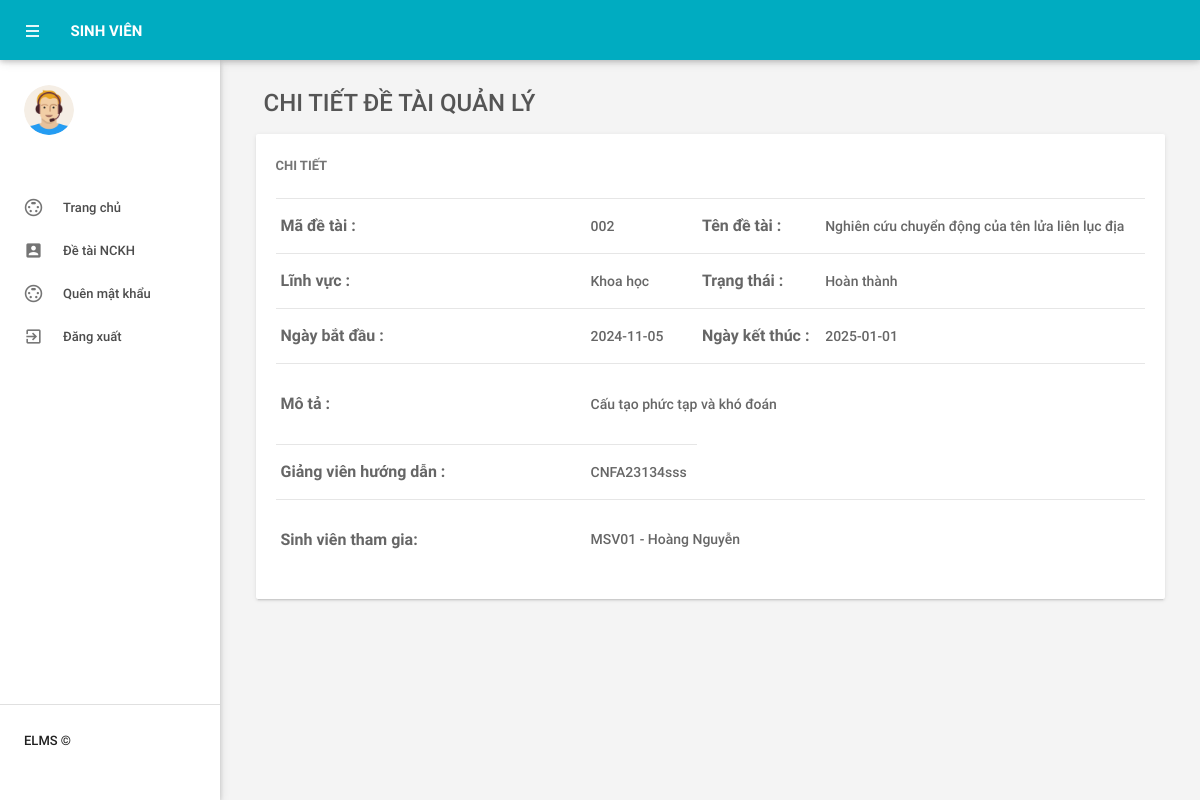
Page /BTL_CNPM/leave-detailssv.php?madetai=002 (signed in) on the committed database.
### tables this page shows
CREATE TABLE `tbldetai` (
  `MaDeTai` varchar(20) NOT NULL,
  `TenDeTai` varchar(50) NOT NULL,
  `LinhVuc` varchar(50) NOT NULL,
  `NgayBatDau` date NOT NULL,
  `NgayKetThuc` date NOT NULL,
  `TrangThai` varchar(50) NOT NULL,
  `MoTa` varchar(100) NOT NULL,
  `GiangVien` varchar(20) NOT NULL,
  `SinhVien` varchar(20) NOT NULL
);

CREATE TABLE `sinh_vien` (
  `MaSV` varchar(50) NOT NULL,
  `Hoten` varchar(50) NOT NULL,
  `Lop` varchar(50) NOT NULL,
  `Khoa` varchar(50) NOT NULL,
  `Email` varchar(50) NOT NULL,
  `Password` varchar(50) NOT NULL
);

### BTL_CNPM/leave-detailssv.php (the view, shortened to what this page needs)
<?php
include('includes/config.php');
if(strlen($_SESSION['emplogin'])==0)
    {
header('location:index.php');
}
else{
 ?>
<!DOCTYPE html>
<html lang="en">
    <head>
        <link type="text/css" rel="stylesheet" href="assets/plugins/materialize/css/materialize.min.css"/>
        <link href="assets/plugins/material-preloader/css/materialPreloader.min.css" rel="stylesheet">
        <link href="assets/plugins/datatables/css/jquery.dataTables.min.css" rel="stylesheet">
                <link href="assets/plugins/google-code-prettify/prettify.css" rel="stylesheet" type="text/css"/>
        <link href="assets/css/alpha.min.css" rel="stylesheet" type="text/css"/>
        <link href="assets/css/custom.css" rel="stylesheet" type="text/css"/>
    </head>
    <body>
       <?php include('includes/headersv.php');?>
       <?php include('includes/slidebarsv.php');?>
            <main class="mn-inner">
                <div class="row">
                    <div class="col s12">
                        <div class="page-title" style="font-size:24px;">Chi tiết đề tài quản lý</div>
                    </div>
                    <div class="col s12 m12 l12">
                        <div class="card">
                            <div class="card-content">
                                <span class="card-title">Chi tiết</span>
                                <table id="example" class="display responsive-table ">
                                    <tbody>
            <?php
           if (isset($_GET['madetai'])) {
            $madetai = $_GET['madetai'];
            $sql = "SELECT * FROM tbldetai WHERE MaDeTai = :madetai";
            $query = $dbh->prepare($sql);
            $query->bindParam(':madetai', $madetai, PDO::PARAM_STR);
            $query->execute();
            $kqua = $query->fetch(PDO::FETCH_OBJ);
        }
            ?>
            <tr>
                <td style="font-size:16px; width: 300px"> <b>Mã đề tài :</b></td>
                <td><?php echo htmlentities($kqua->MaDeTai);?></td>
                <td style="font-size:16px;"><b>Tên đề tài :</b></td>
                <td><?php echo htmlentities($kqua->TenDeTai);?></td>
                </tr>
                <tr>
                    <td style="font-size:16px;"><b>Lĩnh vực :</b></td>
                <td><?php echo htmlentities($kqua->LinhVuc);?></td>
                    <td style="font-size:16px;"><b>Trạng thái :</b></td>
                    <td><?php echo htmlentities($kqua->TrangThai);?></td>
                </tr>
            <tr>
                <td style="font-size:16px;"><b>Ngày bắt đầu :</b></td>
                <td><?php echo htmlentities($kqua->NgayBatDau);?></td>
                    <td style="font-size:16px;"><b>Ngày kết thúc :</b></td>
                <td><?php echo htmlentities($kqua->NgayKetThuc);?> </td>
            </tr>
            <tr>
                <td style="font-size:16px; height: 50px"><b>Mô tả : </b></td>
                <td colspan="5"><?php echo htmlentities($kqua->MoTa);?></td>
            </tr>
            <tr>
                <td style="font-size:16px;"><b>Giảng viên hướng dẫn :</b></td>
                <td><?php echo htmlentities($kqua->GiangVien);?> </td>
            </tr>
      <?php
if (isset($kqua->SinhVien) && !empty($kqua->SinhVien)) {
    $student_ids = explode(",", $kqua->SinhVien);
    $placeholders = implode(",", array_fill(0, count($student_ids), "?"));
    $sql_students = "SELECT MaSV, Hoten
                     FROM sinh_vien
                     WHERE MaSV IN ($placeholders)
                     ORDER BY Hoten ASC";
    $stmt = $dbh->prepare($sql_students);
    $stmt->execute($student_ids);
    $students = $stmt->fetchAll(PDO::FETCH_OBJ);
} else {
    $students = [];
}
?>
        <tr>
    <td style="font-size:16px;"><b>Sinh viên tham gia:</b></td>
    <td colspan="3">
        <?php if (!empty($students)): ?>
            <ul>
                <?php foreach ($students as $student): ?>
                    <li><?= htmlentities($student->MaSV) ?> - <?= htmlentities($student->Hoten) ?></li>
                <?php endforeach; ?>
            </ul>
        <?php else: ?>
            Không có sinh viên tham gia.
        <?php endif; ?>
    </td>
</tr>
                                    </tbody>
                                </table>
                            </div>
                        </div>
                    </div>
                </div>
            </main>
        </div>
        <div class="left-sidebar-hover"></div>
    </body>
</html>
<?php } ?>

### rows in the picture
tbldetai: MaDeTai "002", TenDeTai "Nghiên cứu chuyển động của tên lửa liên lục địa", LinhVuc "Khoa học", TrangThai "Hoàn thành", NgayBatDau "2024-11-05", NgayKetThuc "2025-01-01", MoTa "Cấu tạo phức tạp và khó đoán", GiangVien "CNFA23134sss"
sinh_vien: MaSV "MSV01", Hoten "Hoàng Nguyễn"
